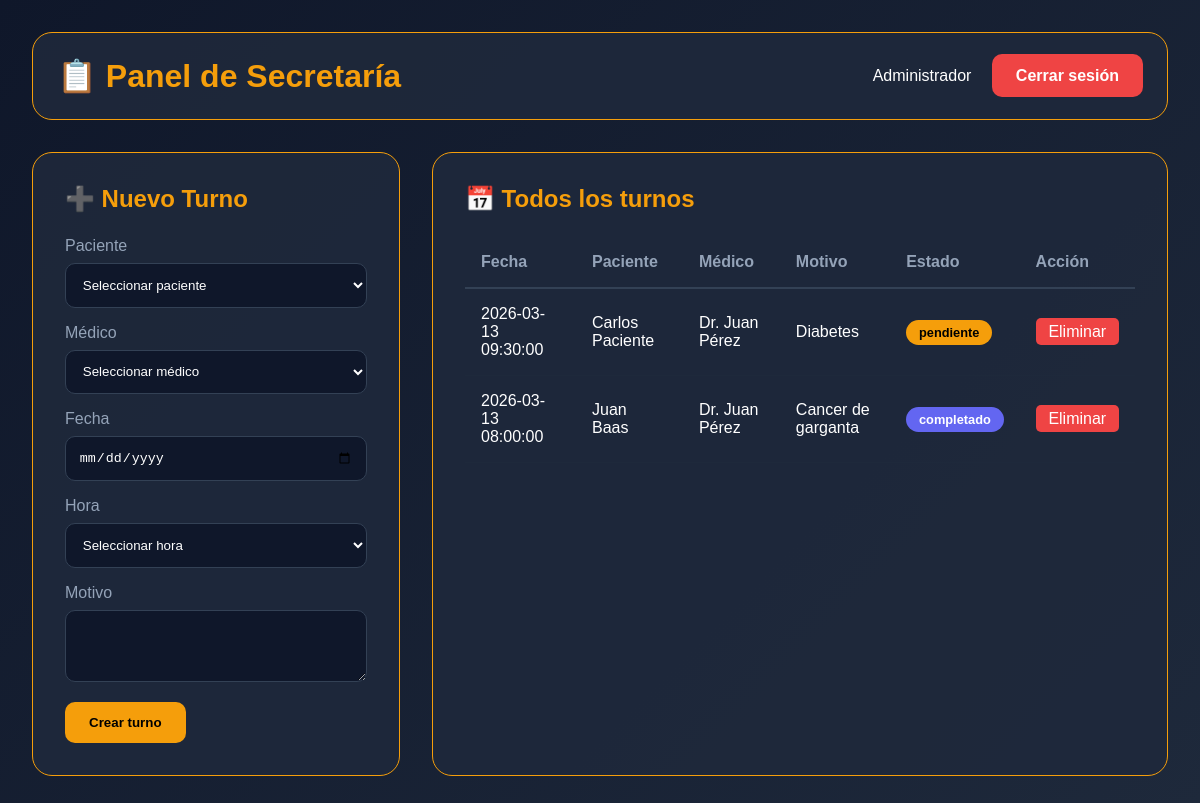
Screenshot of /secretaria (signed in) with the database file from the repository.
### tables this page shows
CREATE TABLE turnos
                 (id INTEGER PRIMARY KEY AUTOINCREMENT,
                  paciente_id INTEGER NOT NULL,
                  medico_id INTEGER NOT NULL,
                  fecha TEXT NOT NULL,
                  motivo TEXT NOT NULL,
                  estado TEXT DEFAULT 'pendiente',
                  creado_por INTEGER,
                  creado_en TIMESTAMP DEFAULT CURRENT_TIMESTAMP,
                  FOREIGN KEY (paciente_id) REFERENCES usuarios(id),
                  FOREIGN KEY (medico_id) REFERENCES usuarios(id));

CREATE TABLE usuarios
                 (id INTEGER PRIMARY KEY AUTOINCREMENT,
                  nombre TEXT NOT NULL,
                  email TEXT UNIQUE NOT NULL,
                  password TEXT NOT NULL,
                  rol TEXT NOT NULL,
                  reset_token TEXT,
                  reset_token_expiry TIMESTAMP,
                  creado_en TIMESTAMP DEFAULT CURRENT_TIMESTAMP);

### app.py (the view)
@app.route('/secretaria')
@login_required
@secretaria_required
def secretaria_panel():
    conn = get_db()
    c = conn.cursor()
    c.execute("SELECT id, nombre FROM usuarios WHERE rol = 'medico'")
    medicos = c.fetchall()
    c.execute("SELECT id, nombre FROM usuarios WHERE rol = 'paciente'")
    pacientes = c.fetchall()
    c.execute('''SELECT t.id, t.fecha, t.motivo, t.estado,
                 p.nombre as paciente, m.nombre as medico
                 FROM turnos t
                 JOIN usuarios p ON t.paciente_id = p.id
                 JOIN usuarios m ON t.medico_id = m.id
                 ORDER BY t.fecha DESC''')
    turnos = c.fetchall()
    conn.close()
    return render_template('secretaria.html', medicos=medicos, pacientes=pacientes, turnos=turnos)

### app.py (called while the page is built)
@app.context_processor
def inject_now():
    return {'now': datetime.now}

def get_db():
    conn = sqlite3.connect('database.db')
    conn.row_factory = sqlite3.Row
    return conn

def login_required(f):
    @wraps(f)
    def decorated_function(*args, **kwargs):
        if 'user_id' not in session:
            return redirect(url_for('index'))
        return f(*args, **kwargs)
    return decorated_function

def secretaria_required(f):
    @wraps(f)
    def decorated_function(*args, **kwargs):
        if session.get('user_rol') not in ['secretaria', 'admin']:
            return redirect(url_for('index'))
        return f(*args, **kwargs)
    return decorated_function

### templates/secretaria.html (shortened to what this page needs)
<!DOCTYPE html>
<html>
<head>
</head>
<body>
    <div class="container">
        <div class="header">
            <h1>📋 Panel de Secretaría</h1>
            <div>
                <span style="color: white; margin-right: 1rem;">{{ session.user_nombre }}</span>
                <a href="/logout" class="btn btn-danger">Cerrar sesión</a>
            </div>
        </div>
        <div class="grid">
            <div class="card">
                <h2>➕ Nuevo Turno</h2>
                <form action="/secretaria/crear_turno" method="POST">
                    <div class="form-group">
                        <label>Paciente</label>
                        <select name="paciente_id" required>
                            <option value="">Seleccionar paciente</option>
                        </select>
                    </div>
                    <div class="form-group">
                        <label>Médico</label>
                        <select name="medico_id" required>
                            <option value="">Seleccionar médico</option>
                        </select>
                    </div>
                    <div class="form-group">
                        <label>Fecha</label>
                        <input type="date" name="fecha" required>
                    </div>
                    <div class="form-group">
                        <label>Hora</label>
                        <select name="hora" required>
                            <option value="">Seleccionar hora</option>
                        </select>
                    </div>
                    <div class="form-group">
                        <label>Motivo</label>
                        <textarea name="motivo" rows="3" required></textarea>
                    </div>
                    <button type="submit" class="btn">Crear turno</button>
                </form>
            </div>
            <div class="card">
                <h2>📅 Todos los turnos</h2>
                <table>
                    <thead>
                        <tr>
                            <th>Fecha</th>
                            <th>Paciente</th>
                            <th>Médico</th>
                            <th>Motivo</th>
                            <th>Estado</th>
                            <th>Acción</th>
                        </tr>
                    </thead>
                    <tbody>
                        {% for t in turnos %}
                        <tr>
                            <td>{{ t[1] }}</td>
                            <td>{{ t[4] }}</td>
                            <td>{{ t[5] }}</td>
                            <td>{{ t[2] }}</td>
                            <td><span class="badge badge-{{ t[3] }}">{{ t[3] }}</span></td>
                            <td>
                                <a href="/secretaria/eliminar_turno/{{ t[0] }}" class="action-btn delete-btn" onclick="return confirm('¿Eliminar turno?')">Eliminar</a>
                            </td>
                        </tr>
                        {% endfor %}
                    </tbody>
                </table>
            </div>
        </div>
    </div>
</body>
</html>

### templates/secretaria.html (style rules this page uses)
* { margin: 0; padding: 0; box-sizing: border-box; }
body { font-family: 'Arial', sans-serif; background: linear-gradient(135deg, #0f172a, #1e293b); padding: 2rem; color: white; }
.container { max-width: 1400px; margin: 0 auto; }
.header { display: flex; justify-content: space-between; align-items: center; margin-bottom: 2rem; background: rgba(30,41,59,0.9); padding: 1.5rem; border-radius: 20px; border: 1px solid #f59e0b; }
h1 { color: #f59e0b; }
.btn { background: #f59e0b; color: black; padding: 0.8rem 1.5rem; border: none; border-radius: 10px; cursor: pointer; text-decoration: none; font-weight: bold; }
.btn-danger { background: #ef4444; color: white; }
.grid { display: grid; grid-template-columns: 1fr 2fr; gap: 2rem; }
.card { background: rgba(30,41,59,0.9); border-radius: 20px; padding: 2rem; border: 1px solid #f59e0b; }
.card h2 { color: #f59e0b; margin-bottom: 1.5rem; }
.form-group { margin-bottom: 1rem; }
.form-group label { display: block; color: #94a3b8; margin-bottom: 0.5rem; }
.form-group input, .form-group select, .form-group textarea { width: 100%; padding: 0.8rem; background: #0f172a; border: 1px solid #334155; border-radius: 10px; color: white; }
table { width: 100%; border-collapse: collapse; }
th { text-align: left; padding: 1rem; color: #94a3b8; border-bottom: 2px solid #334155; }
td { padding: 1rem; border-bottom: 1px solid #1e293b; }
.badge { padding: 0.3rem 0.8rem; border-radius: 20px; font-size: 0.8rem; font-weight: bold; }
.badge-pendiente { background: #f59e0b; color: black; }
.badge-completado { background: #6366f1; color: white; }
.action-btn { padding: 0.3rem 0.8rem; border-radius: 5px; text-decoration: none; color: white; }
.delete-btn { background: #ef4444; }

### rows the page displays
turnos: fecha "2026-03-13 09:30:00", nombre "Carlos Paciente", nombre "Dr. Juan Pérez", motivo "Diabetes", estado "pendiente"
turnos: fecha "2026-03-13 08:00:00", nombre "Juan Baas", nombre "Dr. Juan Pérez", motivo "Cancer de garganta", estado "completado"

### other values shown
{{ session.user_nombre }} "Administrador"
